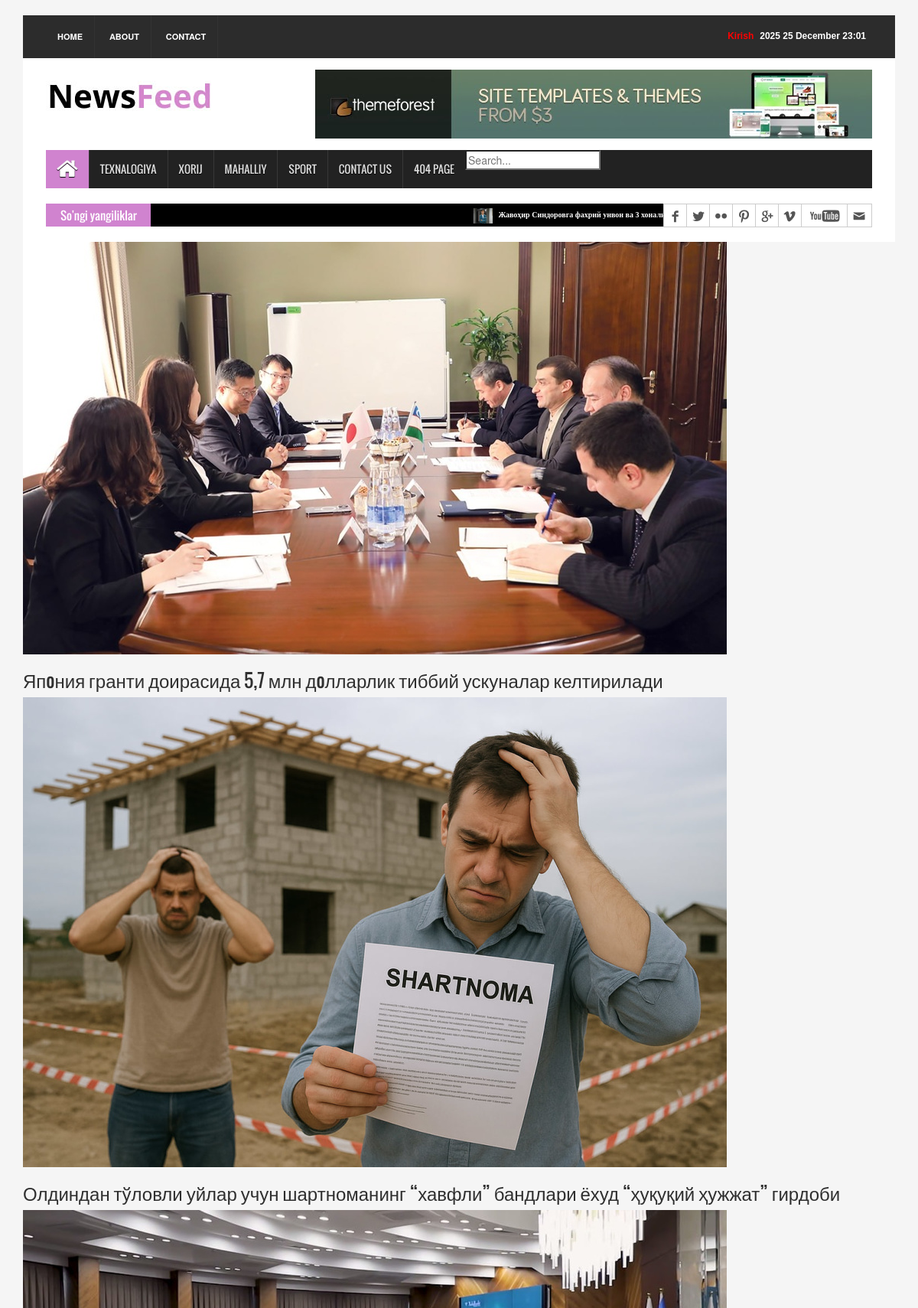
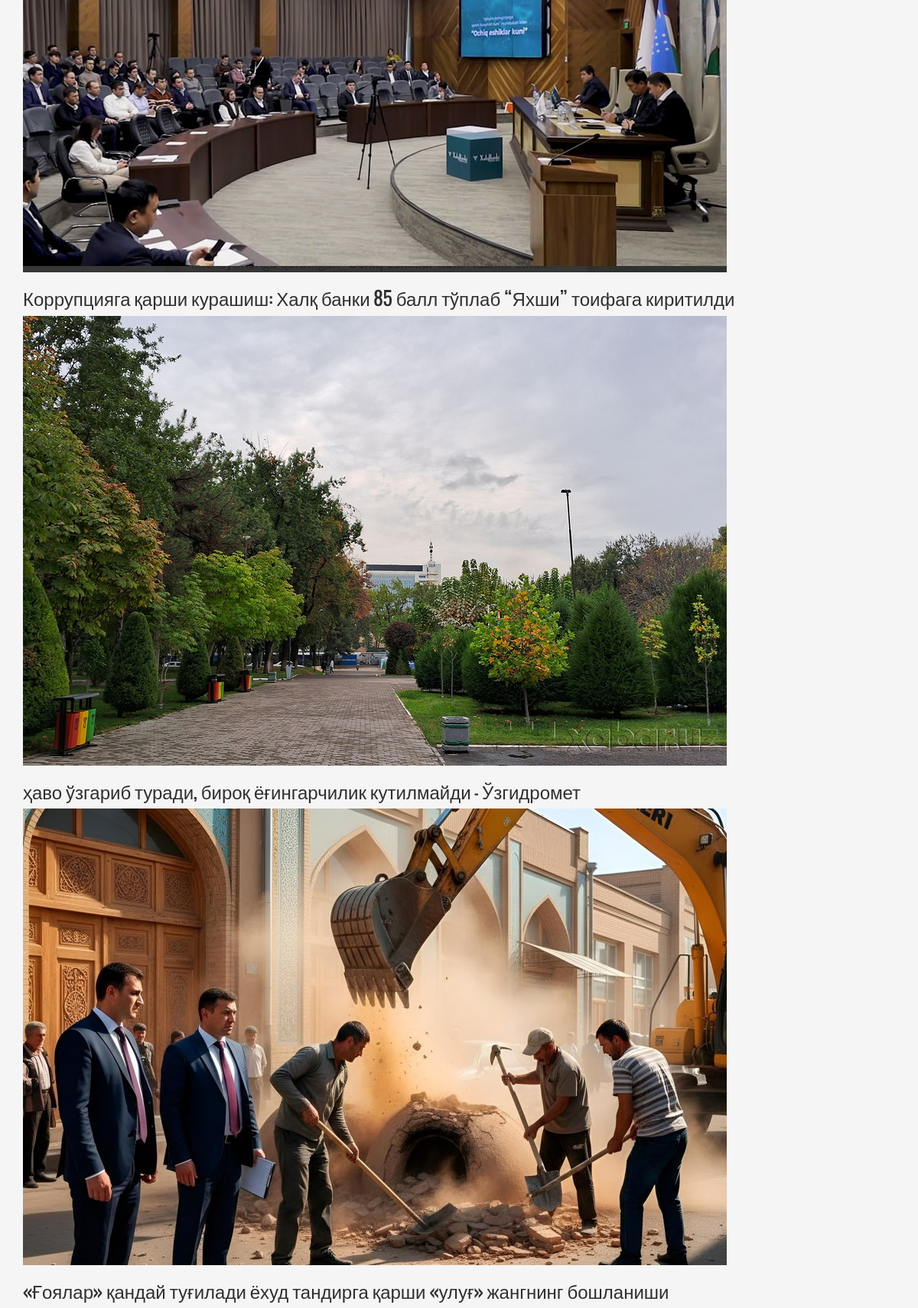
The app's page /local/ (upper part) with its own data (2 pictures, top to bottom).
### news_app/models.py (models this page shows, shortened)
class New(models.Model):
    class Status(models.TextChoices):
        Draft = "DF", "Draft"
        Published = "PB", "Published"
    title = models.CharField(max_length=250)
    slug = models.SlugField(max_length=250, unique=True, blank=True)
    body = models.TextField()
    image = models.ImageField(upload_to="news/images")
    category = models.ForeignKey(Category, on_delete=models.CASCADE)
    publish_time = models.DateTimeField(default=timezone.now)
    created_time = models.DateTimeField(auto_now_add=True)
    update_time = models.DateTimeField(auto_now=True)
    status = models.CharField(
        max_length=2, choices=Status.choices, default=Status.Draft
    )
    objects = models.Manager()
    published = PublishedManager()
    class Meta:
        ordering = ["-publish_time"]
    def get_absolute_url(self):
        return reverse("news_detail" , kwargs={'slug' : self.slug})

### news_app/views.py (the view)
# urls.py: path('local/' , LocalPageView.as_view() , name = 'local_page'),
class LocalPageView(ListView):
    model = New
    template_name = "news/local.html"
    context_object_name = "news_list"
    def get_context_data(self, **kwargs):
        context = super().get_context_data(**kwargs)
        context["local_list"] = (
            New.published.all()
            .filter(category__name="Mahalliy")
            .order_by("-publish_time")
        )
        return context

### news_app/context_compresser.py (called while the page is built)
def last_news(request) :
    last_news = New.published.all().order_by("-publish_time")[:10]
    context = {
        'last_news' : last_news
    }
    return context

def categories_list(request):
    categories_list = Category.objects.all()
    context = {
        'categories' : categories_list
    }
    return context

### news_app/models.py (called while the page is built)
    def get_queryset(self):
        return super().get_queryset().filter(status  =  New.Status.Published)

### templates/news/local.html (shortened to what this page needs)
{% extends "news/base.html" %}
{% block content %}
<div>
    {% for news in local_list %}
    <div>
        <a href="{{news.get_absolute_url}}">
            <img class="img-fluid " src="{{news.image.url}}" alt="{{news.slug}}">
            <h3>{{news.title}}</h3>
        </a>
    </div>
    {% endfor %}
</div>
{% endblock content %}

### templates/news/base.html (shortened to what this page needs)
{% load static %}
<!DOCTYPE html>
<html>
<head>
    <link rel="stylesheet" type="text/css" href="{% static 'css/bootstrap.min.css' %}">
    <link rel="stylesheet" type="text/css" href="{% static 'css/font-awesome.min.css'%}">
    <link rel="stylesheet" type="text/css" href="{% static 'css/animate.css'%}">
    <link rel="stylesheet" type="text/css" href="{% static 'css/font.css'%}">
    <link rel="stylesheet" type="text/css" href="{% static 'css/li-scroller.css'%}">
    <link rel="stylesheet" type="text/css" href="{% static 'css/slick.css'%}">
    <link rel="stylesheet" type="text/css" href="{% static 'css/jquery.fancybox.css'%}">
    <link rel="stylesheet" type="text/css" href="{% static 'css/theme.css'%}">
    <link rel="stylesheet" type="text/css" href="{% static 'css/style.css'%}">
</head>
<body>
    <div class="container">
        <header id="header">
            <div class="row">
                <div class="col-lg-12 col-md-12 col-sm-12">
                    <div class="header_top">
                        <div class="header_top_left">
                            <ul class="top_nav">
                                <li><a href="{% url 'home' %}">Home</a></li>
                                <li><a href="#">About</a></li>
                                <li><a href="{% url 'contact-us' %}">Contact</a></li>
                            </ul>
                        </div>
                        <div class="header_top_right">
                            <p> {% now "Y j F H:i" %}</p>
                            {% if request.user.is_authenticated %}
                            <p><a href="{% url 'profile' %}" style="color: red;">Profile</a></p>
                            {% else %}
                            <p><a href="{% url 'login' %}" style="color: red;">Kirish</a></p>
                            {% endif %}
                        </div>
                    </div>
                </div>
                <div class="col-lg-12 col-md-12 col-sm-12">
                    <div class="header_bottom">
                        <div class="logo_area"><a href="index.html" class="logo"><img src="images/logo.jpg" alt=""></a>
                        </div>
                        <div class="add_banner"><a href="#"><img src="{% static 'images/addbanner_728x90_V1.jpg' %}"
                                    alt=""></a>
                        </div>
                    </div>
                </div>
            </div>
        </header>
        <section id="navArea">
            <nav class="navbar navbar-inverse" role="navigation">
                <div id="navbar" class="navbar-collapse collapse">
                    <ul class="nav navbar-nav main_nav">
                        <li class="active">
                            <a href="{% url 'home' %}">
                                <span class="fa fa-home desktop-home"></span>
                            </a>
                        </li>
                        <li><a href="{% url 'texno_page' %}">Texnalogiya</a></li>
                        <li><a href="{% url 'foreign_page' %}">Xorij</a></li>
                        <li><a href="{% url 'local_page' %}">Mahalliy</a></li>
                        <li><a href="{% url 'sport_page' %}">Sport</a></li>
                        <li><a href="{% url 'contact-us' %}">Contact Us</a></li>
                        <li><a href="{% url '404' %}">404 Page</a></li>
                        <li>
                            <form method="get">
                                <input type="search" name="q" placeholder="Search...">
                            </form>
                        </li>
                    </ul>
                </div>
            </nav>
        </section>
        <section id="newsSection">
            <div class="row">
                <div class="col-lg-12 col-md-12">
                    <div class="latest_newsarea"><span>So'ngi yangiliklar</span>
                        <ul id="ticker01" class="news_sticker">
                            {% for news in last_news %}
                            <li>
                                <a href="{% url 'news_detail' news.pk %}"><img src="{{news.image.url}}" alt="">
                                   {{news.title}}
                                </a>
                            </li>
                            {% endfor %}
                        </ul>
                        <div class="social_area">
                            <ul class="social_nav">
                                <li class="facebook"><a href="#"></a></li>
                                <li class="twitter"><a href="#"></a></li>
                                <li class="flickr"><a href="#"></a></li>
                                <li class="pinterest"><a href="#"></a></li>
                                <li class="googleplus"><a href="#"></a></li>
                                <li class="vimeo"><a href="#"></a></li>
                                <li class="youtube"><a href="#"></a></li>
                                <li class="mail"><a href="#"></a></li>
                            </ul>
                        </div>
                    </div>
                </div>
            </div>
        </section>
        {% block content %}
        {% endblock content %}
    </div>
</body>
</html>

### static/css/li-scroller.css (style rules this page uses)
ul.newsticker { position:relative; left:750px; font:bold 10px Verdana; list-style-type:none; margin:0; padding:0 }
ul.newsticker li { float:left; margin:0; padding:0 }
ul.newsticker a { white-space:nowrap; padding:0; color:#fff; margin:0 50px 0 0 }
ul.newsticker a > img { height:20px; margin-right:5px; width:25px }

### static/css/theme.css (style rules this page uses)
.navbar-inverse .navbar-nav > .active > a, .navbar-inverse .navbar-nav > .active > a:hover, .navbar-inverse .navbar-nav > .active > a:focus { background-color: #d083cf }
.latest_newsarea span { background: none repeat scroll 0 0 #d083cf }

### records on screen
New: image (picture), title "Жавоҳир Синдоровга фахрий унвон ва 3 хонали уй берилади"
New: image (picture), title "Япoния гранти доирасида 5,7 млн дoлларлик тиббий ускуналар келтирилади"
New: image (picture), title "Олдиндан тўловли уйлар учун шартноманинг “хавфли” бандлари ёхуд “ҳуқуқий ҳужжат” гирдоби"
New: image (picture), title "Коррупцияга қарши курашиш: Халқ банки 85 балл тўплаб “Яхши” тоифага киритилди"
New: image (picture), title "ҳаво ўзгариб туради, бироқ ёғингарчилик кутилмайди – Ўзгидромет"
New: image (picture), title "«Ғоялар» қандай туғилади ёхуд тандирга қарши «улуғ» жангнинг бошланиши"
